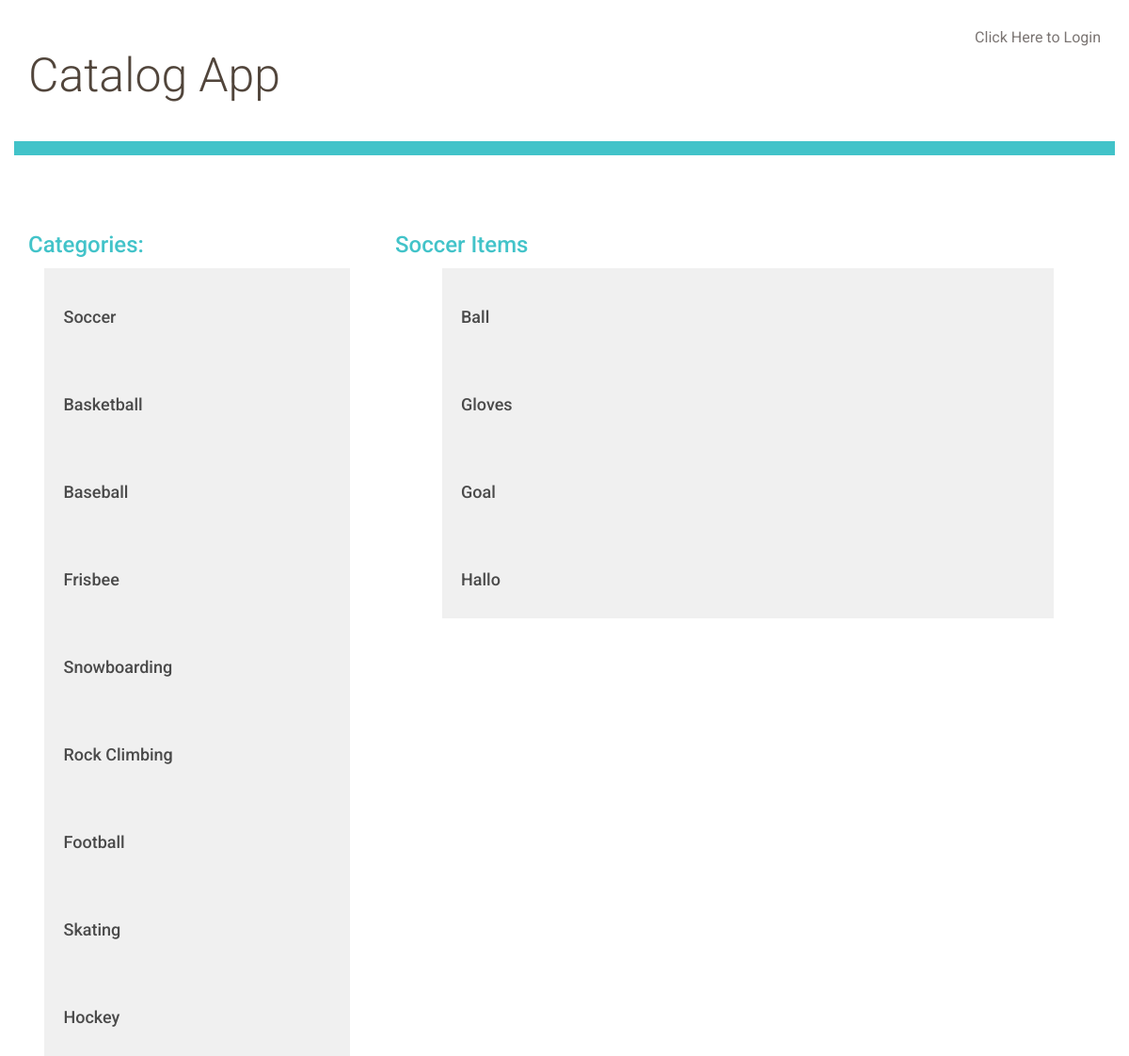
Screenshot of /category/1/items/ with the database file from the repository.
### database_setup.py (models this page shows, shortened)
class Category(Base):
    __tablename__ = 'category'
    id = Column(Integer, primary_key=True)
    name = Column(String(250), nullable=False)

class Item(Base):
    __tablename__ = 'item'
    id = Column(Integer, primary_key=True)
    title = Column(String(80), nullable=False)
    description = Column(String(250))
    category_id = Column(Integer, ForeignKey('category.id'))
    category = relationship(Category)
    user_id = Column(Integer, ForeignKey('user.id'))
    user = relationship(User)

### project.py (the view)
@app.route('/category/<int:category_id>/')
@app.route('/category/<int:category_id>/items/')
def showCategory(category_id):
    categories = getAllCategories()
    category = session.query(Category).filter_by(id=category_id).one()
    items = session.query(Item).filter_by(category_id=category_id).all()
    return render_template('category.html', categories = categories, items=items, category=category)

### project.py (called while the page is built)
def getAllCategories():
    categories = session.query(Category).all()
    return categories

### templates/category.html (shortened to what this page needs)
{% extends "main.html" %}
{% block content %}
{% include "header.html" %}
<div class="row">
	<div class="col-md-4">
		{% include 'categories.html' %}
	</div>
	<div class="col-md-8">
		<h2>{{ category.name }} Items</h2>
		{% for item in items %}
		<a href="{{url_for('showItem', item_id = item.id)}}">
			<div class="row">
				<div class="col-md-1"></div>
					<div class="col-md-10 restaurant-list">
						<h3>{{item.title}}</h3>
					</div>
				<div class="col-md-1"></div>
			</div>
		</a>
		{% endfor %}
	</div>
</div>
{% endblock %}

### templates/main.html (shortened to what this page needs)
<!DOCTYPE html>
<html lang="en">
	<head>
		<link rel="stylesheet" href="//netdna.bootstrapcdn.com/bootstrap/3.1.1/css/bootstrap.min.css">
		<link rel=stylesheet type=text/css href="{{ url_for('static', filename='styles.css') }}">
	</head>
	<body>
		<div class="container">
			{% block content %}
			{% endblock %}
		</div>
	</body>
</html>

### templates/header.html (shortened to what this page needs)
<div class="row top-menu">
	<div class="col-md-6">
	<a href="{{url_for('showCatalog')}}">
		<h1>Catalog App</h1>
	</a>
	</div>
	<div class="col-md-6 text-right">
		{%if 'username' not in session %}
		<a href="{{url_for('showLogin')}}">Click Here to Login </a>
		{% else %}
		<a href="{{url_for('disconnect')}}">Logout </a>
		{% endif %}
	</div>
</div>
<div class="row divider blue">
	<div class="col-md-12"></div>
</div>
<div class="row padding-top padding-bottom">
	<div class="col-md-1"></div>
	<div class="col-md-10 padding-none">
	</div>
	<div class="col-md-1"></div>
</div>

### templates/categories.html
<h2>Categories:</h2>
{% for category in categories %}
<a href="{{url_for('showCategory', category_id = category.id)}}">
	<div class="row">
		<div class="col-md-1"></div>
			<div class="col-md-10 restaurant-list">
				<h3>{{category.name}}</h3>
			</div>
		<div class="col-md-1"></div>
	</div>
</a>
{% endfor %}

### static/styles.css (style rules this page uses)
* { font-family: "Helvetica Neue Bold", Roboto, Helvetica, Arial, sans-serif; font-weight: 700; }
h1 { font-family: "Helvetica Neue Light", Roboto, Helvetica, Arial, sans-serif; font-size: 50px; color: #51453B; line-height: 60px; font-weight: 300; }
h2 { font-size: 24px; color: #42C3C9; line-height: 29px; }
h3 { font-size: 18px; color: #4A4A4A; line-height: 23px; }
a { font-size: 14px; color: #0093B9; line-height: 17px; }
.padding-top { padding-top: 30px; }
.padding-bottom { padding-bottom: 30px; }
.padding-none { padding: 0; }
.top-menu { padding-top: 30px; padding-bottom: 30px; }
.top-menu a { margin-bottom: 0; line-height: 16px; font-size: 16px; color: #7B7573; font-weight: 400; }
.divider { height: 15px; }
.divider.blue { background-color: #42C3C9; }
.restaurant-list { background-color: #F0F0F0; padding: 20px; }

### rows the page displays
Category: name "Soccer"
Category: name "Basketball"
Category: name "Baseball"
Category: name "Frisbee"
Category: name "Snowboarding"
Category: name "Rock Climbing"
Category: name "Football"
Category: name "Skating"
Category: name "Hockey"
Item: title "Ball"
Item: title "Gloves"
Item: title "Goal"
Item: title "Hallo"
